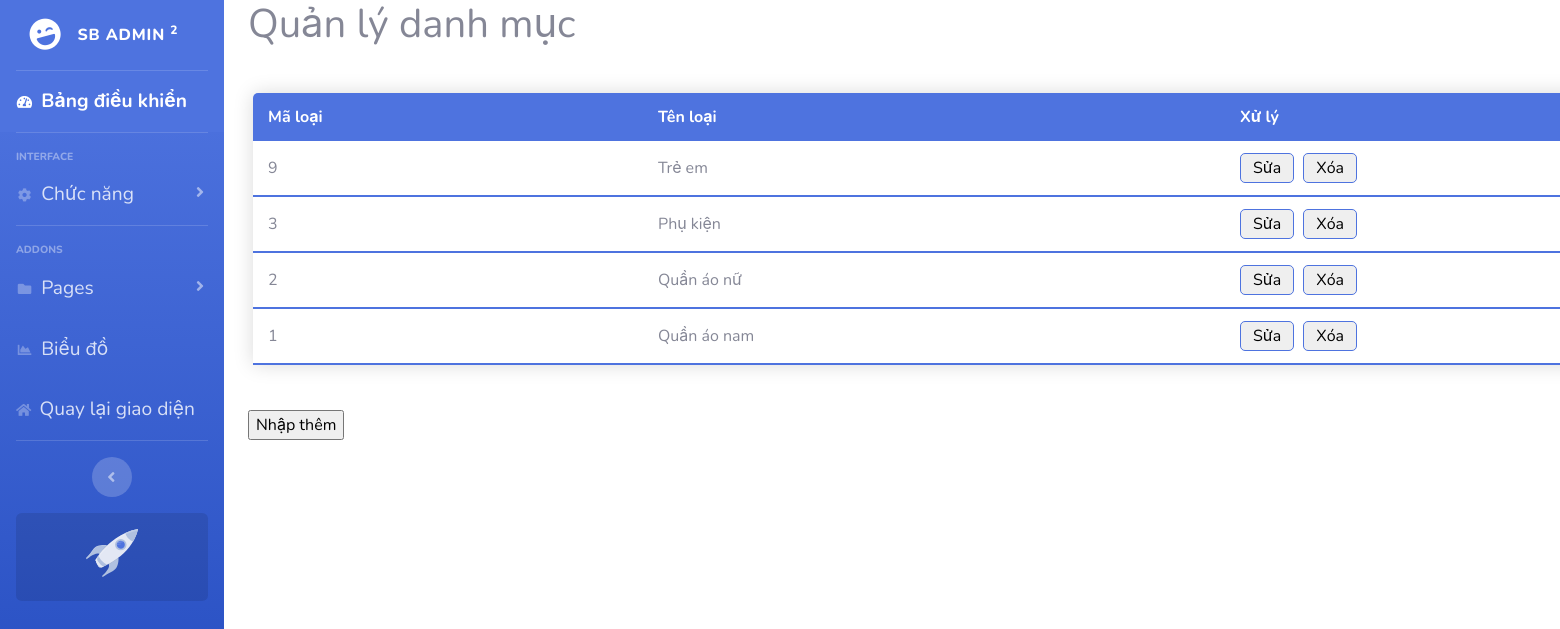
Page /admin/index.php?act=qldm on the committed database.
### tables this page shows
CREATE TABLE `danhmuc` (
  `id` int(11) NOT NULL,
  `name` varchar(50) NOT NULL
);

### model/pdo.php (called while the page is built, shortened)
<?php
function pdo_get_connection(){
    try {
        $conn = new PDO("mysql:host=localhost; dbname=ttcs1; charset=utf8", "root", "");
        $conn->setAttribute(PDO::ATTR_ERRMODE, PDO::ERRMODE_EXCEPTION);
    } catch(PDOException $e) {
        echo "Kết nối thất bại: " . $e->getMessage();
    }
    return $conn;
}
function pdo_query($sql) {
    $args = array_slice(func_get_args(), 1);
    try {
        $conn = pdo_get_connection();
        $stmt = $conn->prepare($sql);
        $stmt->execute($args);
        $result = $stmt->fetchAll(PDO::FETCH_ASSOC);
        return $result;
    } catch(PDOException $e) {
        echo "Có lỗi xảy ra: " . $e->getMessage();
    } finally {
        unset($conn);
    }
}
?>

### model/danhmuc.php (called while the page is built, shortened)
<?php
function loadall_danhmuc(){
    $sql = "select * from danhmuc order by id desc";
  $listdanhmuc=  pdo_query($sql);
  return $listdanhmuc;
}
?>

### admin/danhmuc/quanlyloaihang.php (the view, shortened to what this page needs)
                <div class="container-fluid">
                    <h1>Quản lý danh mục</h1>
                    <div>
    <table class="content-table">
        <thead>
        <tr>
            <th>Mã loại</th>
            <th>Tên loại</th>
            <th>Xử lý</th>
        </tr>
        </thead>
        <?php
        foreach ($listdanhmuc as $danhmuc) {
            extract($danhmuc);
            $suadm="index.php?act=suadm&id=".$id;
            $xoadm="index.php?act=xoadm&id=".$id;
            echo '<tbody>
            <tr>
            <td>'.$id.'</td>
            <td>'.$name.'</td>
            <td><a href="'.$suadm.'"><input id="edit" type="button" value="Sửa"></a> <a href="'.$xoadm.'"><input id="del" type="button" value="Xóa" ></a></td>
        </tr>
        </tbody>';
        }
        ?>
    </table>
</div>
    <a href="index.php?act=adddm"><input type="button" value="Nhập thêm"></a>

### admin/css/quanlyloaihang.css (style rules this page uses)
.content-table { border-collapse: collapse; margin: 45px 0px; margin-left: 300px; width: 1000px; border-radius: 5px 5px 0 0; overflow: hidden; box-shadow: 0 0 20px rgba(0, 0, 0, 0.15); }
.content-table thead tr { background-color: #4e73df; text-align: left; font-weight: bold; }
.content-table thead th { color: white; }
.content-table th, .content-table td { padding: 12px 15px; }
.content-table tbody tr { border-bottom: 1px solid #dddddd; }
.content-table tbody tr:last-of-type { border-bottom: 2px solid #4e73df; }
#edit { border-radius: 5px; padding: 2px 12px; border: 1px solid #4e73df; }
#del { border-radius: 5px; margin-left: 5px; padding: 2px 12px; border: 1px solid #4e73df; }

### admin/css/quanlyhanghoa.css (style rules this page uses)
.content-table { border-collapse: collapse; margin: 45px 0px; margin-left: 5px; width: 1650px; border-radius: 5px 5px 0 0; overflow: hidden; box-shadow: 0 0 20px rgba(0, 0, 0, 0.15); }
.content-table thead tr { background-color: #4e73df; text-align: left; font-weight: bold; }
.content-table thead th { color: white; }
.content-table th, .content-table td { padding: 12px 15px; }
.content-table tbody tr { border-bottom: 1px solid #dddddd; }
.content-table tbody tr:last-of-type { border-bottom: 2px solid #4e73df; }
#edit { border-radius: 5px; padding: 2px 12px; border: 1px solid #4e73df; }
#del { border-radius: 5px; margin-left: 5px; padding: 2px 12px; border: 1px solid #4e73df; }

### rows in the picture
danhmuc: id "9", name "Trẻ em"
danhmuc: id "3", name "Phụ kiện"
danhmuc: id "2", name "Quần áo nữ"
danhmuc: id "1", name "Quần áo nam"
